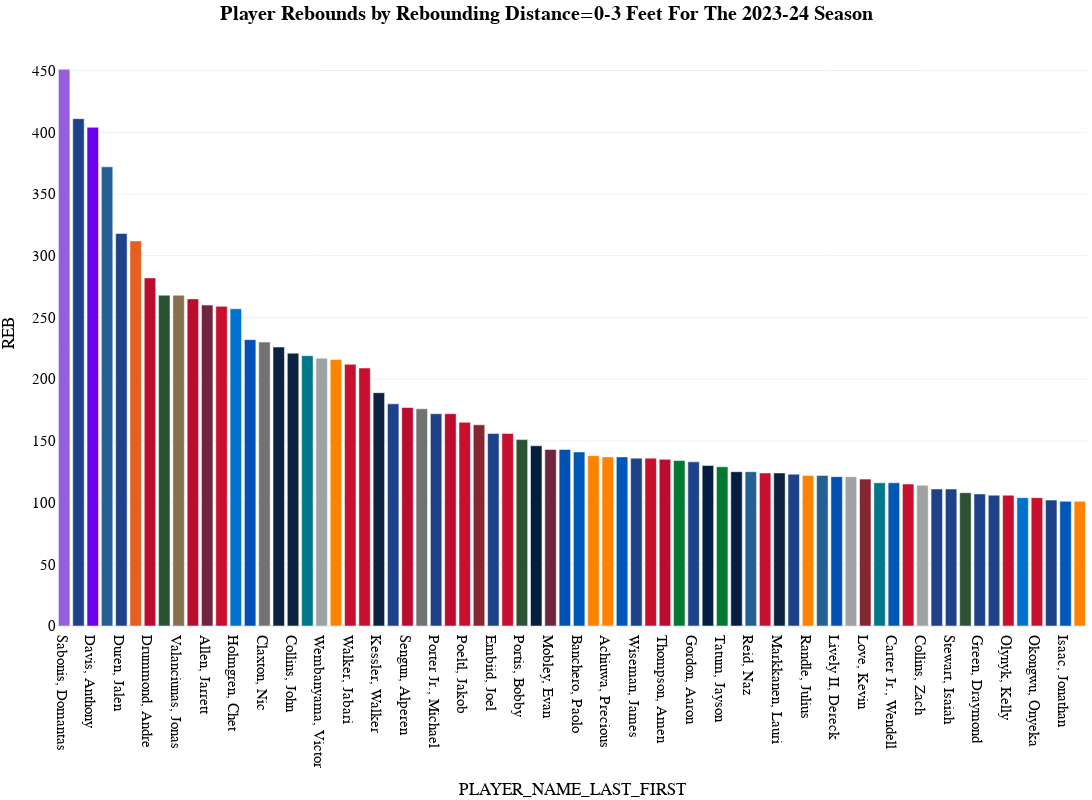

Notebook code cell kept with this figure:
### Code cell
fig_reb_dist_season = px.bar(
  reb_dist_season[(reb_dist_season["REB"]>100)&(reb_dist_season["REB_DIST_RANGE"]=="0-3 Feet")].sort_values(by="REB",ascending=False), 
  x="PLAYER_NAME_LAST_FIRST", 
  y="REB",
#   y="OREB",
#   y="DREB",
  color="PLAYER_NAME_LAST_FIRST",
  color_discrete_map=player_color_dict_shot_dist,     
  template='plotly_white',
  title="<b>Player Rebounds by Rebounding Distance=0-3 Feet For The {} Season</b>".format(year),
  hover_data=['G','REB_DIST_RANGE', 'REB_FREQUENCY', 'OREB', 'DREB', 'REB', 'C_OREB','C_DREB', 'C_REB', 'C_REB_PCT', 'UC_OREB', 'UC_DREB', 'UC_REB',
              'UC_REB_PCT', 'Season', 'Category', 'TEAM_ABBREVIATION','color'], 
  height=800, 
  width=1200,
  )
fig_reb_dist_season.update_layout(
    margin=dict(l=5, r=5, t=40, b=5),
    showlegend=False,
    title_x=0.5,
    hoverlabel=dict(
        bgcolor="white",
        font_size=16,
        font_family="PT Sans Narrow"
    ),
    # yaxis_range=[0,85],
    yaxis = dict(tickfont = dict(size=15)),
    xaxis = dict(tickfont = dict(size=15)),
    font=dict(
        family="PT Sans Narrow",
        size=14,
        color="Black"
    ),
    title_font_family="PT Sans Narrow"
)
fig_reb_dist_season
